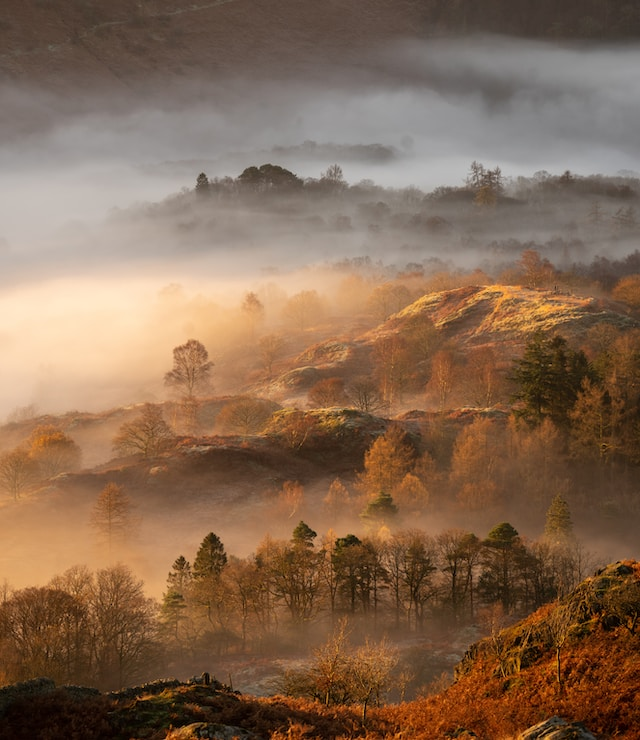
#> input picture L3/img.jpg, 640 x 740 px
$ jupyter execute --allow-errors lecture_3.ipynb   (shell and % lines are left out)
#> lines starting #> are read from the running program, lines starting #| are printed output that depends on the picture
[cell 1]
import numpy as np

[cell 2]
np.random.seed(54321)
array = np.random.choice(np.arange(1, 101), (100), replace=False)

[cell 3]
array

[cell 4]
sorted_array = np.sort(array)

[cell 5]
def linear_search(arr, target):
  mask = (arr == target)
  return np.where(mask)

[cell 6]
def linear_search_slow(arr, target):
#> called with arr = array of shape (100,), target = 100
  for idx, val in np.ndenumerate(arr):
    if val == target:
      return idx[0]

**Search an element 100**

[cell 7]
linear_search(array, 100)

[cell 8]
linear_search(sorted_array, 100)

[cell 9]
linear_search_slow(array, 100)

[cell 10]
linear_search_slow(sorted_array, 100)

[cell 11]
time_100_x = ["Unsorted", "Sorted", "Unsorted (Slow)", "Sorted (Slow)"]
time_100_y = [2.23, 2.3, 13.4, 36.8]
time_100_yerr = [0.324, 0.126, 0.00144, 0.00529]

#> (the rest of this cell did not finish here and is left out)

**Search other elements**

#> (a cell that did not finish here is left out)

#> (a cell that did not finish here is left out)

[cell 14]
linear_search_slow(array, 1)

[cell 15]
linear_search_slow(sorted_array, 1)

[cell 16]
time_1_x = ["Unsorted", "Sorted", "Unsorted (Slow)", "Sorted (Slow)"]
time_1_y = [2.34, 2.3, 4.84, 1.45]
time_1_yerr = [0.145, 0.170, 0.425, 0.315]

#> (the rest of this cell did not finish here and is left out)

**Pixel Frequency**

[cell 17]
import cv2
import matplotlib.pyplot as plt
import scipy.stats as st

[cell 18]
im = cv2.imread("L3/img.jpg")
#> im is the input picture: shape (740, 640, 3); mean B, G, R 81.4, 104.3, 133.2
im = cv2.cvtColor(im, cv2.COLOR_BGR2RGB)

[cell 19]
im.shape
#> Out = (740, 640, 3)

[cell 20]
R = np.ravel(im[:, :, 0])
G = np.ravel(im[:, :, 1])
B = np.ravel(im[:, :, 2])

[cell 21]
print(st.mode(R))
#| ModeResult(mode=128, count=4260)
print(st.mode(G))
#| ModeResult(mode=77, count=5568)
print(st.mode(B))
#| ModeResult(mode=0, count=12085)

[cell 22]
plt.figure(figsize=(12, 10))
plt.subplot(2, 2, 1)

plt.hist(R, bins=256)
plt.title("Red Channel")
plt.ylabel("Frequency")
plt.xlabel("Intensity")

plt.subplot(2, 2, 2)
plt.hist(G, bins=256)
plt.title("Green Channel")
plt.ylabel("Frequency")
plt.xlabel("Intensity")

plt.subplot(2, 2, 3)
plt.hist(B, bins=256)
plt.title("Blue Channel")
plt.ylabel("Frequency")
plt.xlabel("Intensity")

plt.show()
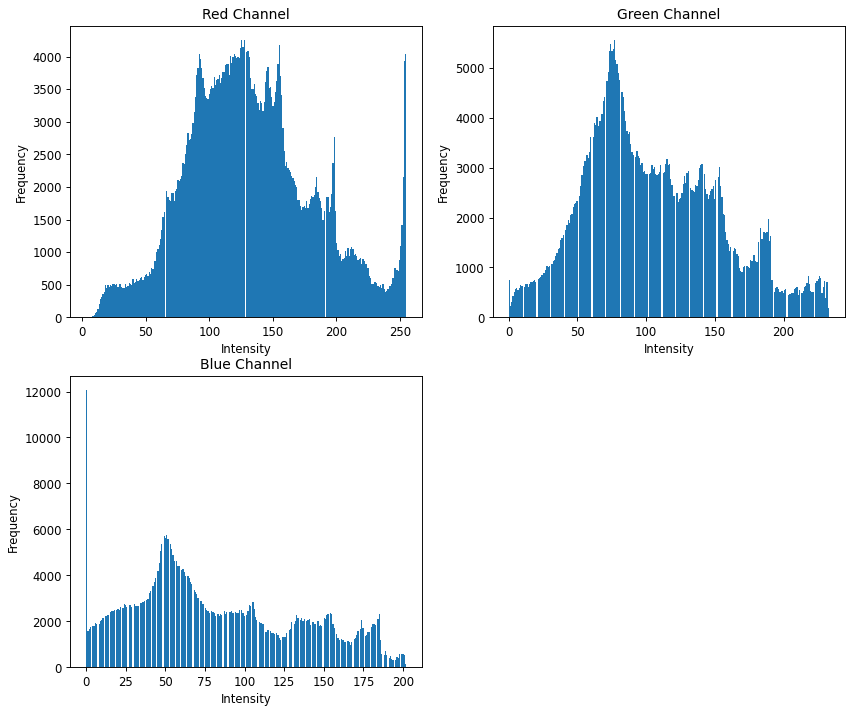
#> figure drawn by matplotlib, 3 panels; panel 1: tallest bar 4260 high, from x = 127 to 128; panel 2: tallest bar 5568 high, from x = 76.45 to 77.36; panel 3: tallest bar 12085 high, from x = 0 to 0.789

[cell 23]
h = im.shape[0]
#> h = 740
w = im.shape[1]
#> w = 640

freq = {}

for y in range(h):
  for x in range(w):
    pixel = im[y, x]
    pixel_tuple = (pixel[0], pixel[1], pixel[2])

    freq[pixel_tuple] = freq.get(pixel_tuple, 0) + 1
#> after the loop, freq = 53445 items

[cell 24]
sorted_freq = dict(sorted(freq.items(), key=lambda item: item[1], reverse=True))
#> sorted_freq = 53445 items

next(iter(sorted_freq.items()))
#> Out = ((198, 191, 185), 883)
